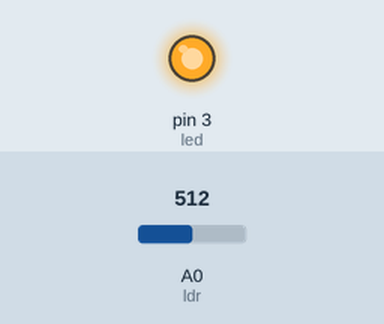
Recording of a sketch running on a simulated Arduino Uno, built with avr-gcc and run on an emulated ATmega328P. Shown: output pins drawn as LEDs (lit = HIGH). Inputs (shaded band) come from the test bench; at power-on: A0 (ldr) = 512.

Above: at 1.2 s.
1.3 s: A0 (ldr) set to 690
2.8 s: A0 (ldr) set to 708
At 3.6 s:
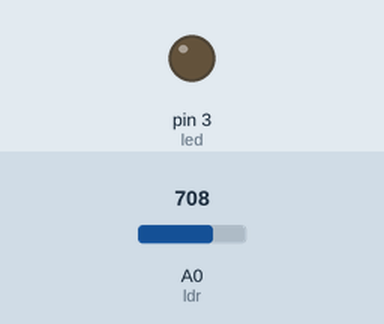
4.3 s: A0 (ldr) set to 511
At 4.8 s:
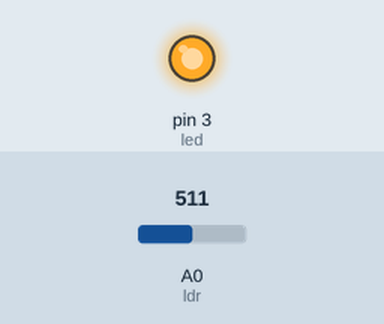
5.8 s: A0 (ldr) set to 710
At 7.1 s:
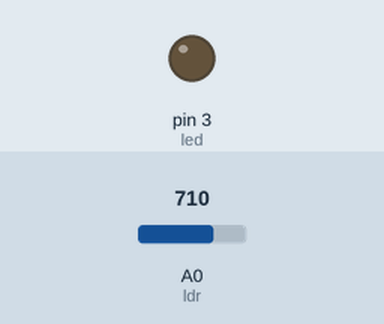
Timing chart, 0 to 8.3 s (numbered marks = the images above; inputs shaded):
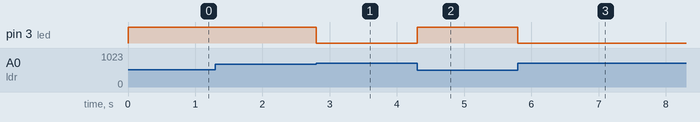

The sketch:

ldr.ino
```cpp
int ldr=A0;
int deger;
int led=3;

void setup() {
  // put your setup code here, to run once:
Serial.begin(9600);
pinMode(ldr,INPUT);
pinMode(led,OUTPUT);

}

void loop() {
  // put your main code here, to run repeatedly:
deger=analogRead(ldr);

if(deger<700)
{
digitalWrite(led,HIGH);

}
else
{
digitalWrite(led,LOW);

}
}
```

Measured:
- the behaviour switches between 699 and 700 on A0 (ldr) (found by bisection; images 0 and 1)
- after the input at 1.3 s, every drawn part: stays the same
- after the input at 2.8 s, pin 3 (led): HIGH → LOW at once
- after the input at 4.3 s, pin 3 (led): LOW → HIGH at once
- after the input at 5.8 s, pin 3 (led): HIGH → LOW at once
